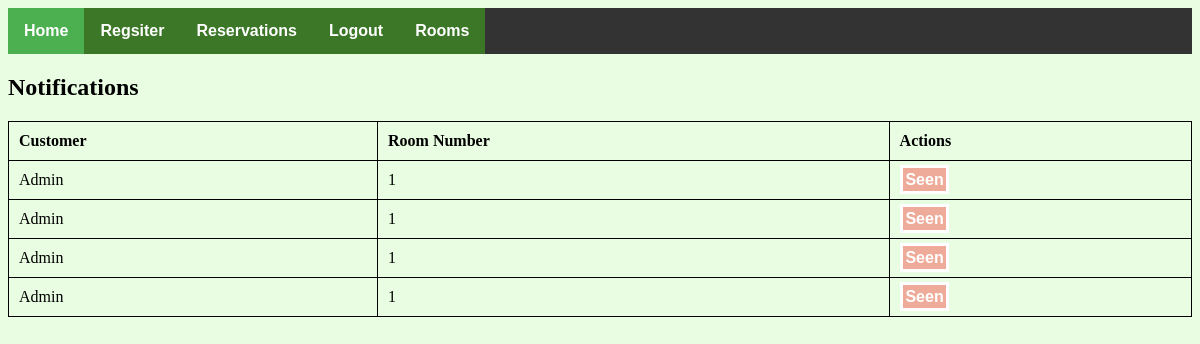
Screenshot of /pages/notification.php (signed in) with the database file from the repository.
### tables this page shows
CREATE TABLE `notifications` (
  `id` int(11) NOT NULL,
  `customer` varchar(255) NOT NULL,
  `room` int(11) NOT NULL,
  `seen` tinyint(4) NOT NULL DEFAULT '0'
);

### pages/notification.php (the view, shortened to what this page needs)
<!DOCTYPE html>
<html>
<head>
  <link rel="stylesheet" type="text/css" href="../css/fontawesome-all.min.css">
  <link rel="stylesheet" type="text/css" href="../css/style.css">
</head>
<body>
	<?php
    	include('config.php');
  	?>
  <ul>
    <li><a href="../index.php" class="active">Home</a></li>
    <li><a href="register.php">Regsiter</a></li>
    <?php if (isset($_SESSION['login'])) { ?>
      <li><a href="reservations.php">Reservations</a></li>
      <li><a href="logout.php">Logout</a></li>
    <?php } else { ?>
      <li><a href="login.php">Login</a></li>
    <?php } ?>
      <li><a href="rooms.php">Rooms</a></li>
  </ul>
  <h2>Notifications</h2>
  <table style="width:100%">
  <tr>
    <th>Customer</th>
    <th>Room Number</th>
    <th>Actions</th>
  </tr>
  <?php
    $sql = "SELECT * FROM notifications WHERE seen = 0";
    $notifications = mysqli_query($connection, $sql);
    if ($notifications->num_rows > 0) {
      while ($row = mysqli_fetch_assoc($notifications)) {
         echo "<tr>";
          echo "<td>".$row['customer']."</td>";
          echo "<td>".$row['room']."</td>";
          echo "<td><a href='seen.php?id=".$row['id']."' class='delete'>Seen</a></td>";
         echo "</tr>";
      }
    }
  ?>
</table>
</body>
</html>

### css/style.css (style rules this page uses)
body { background-color: #4bf5131f; }
a { text-decoration: none; background-color: #4bf51359; border: solid 3px #fff; padding: 1%; color: #fff; font-weight: bold; font-family: sans-serif; }
table, th, td { border: 1px solid black; border-collapse: collapse; }
th, td { padding: 10px; }
th { text-align: left; }
.delete { background-color: #f5131359; }
ul { list-style-type: none; margin: 0; padding: 0; overflow: hidden; background-color: #333; }
li { float: left; }
li a { display: block !important; color: white !important; text-align: center !important; padding: 14px 16px !important; text-decoration: none !important; border: 0px !important; }
.active { background-color: #4CAF50 !important; }

### rows the page displays
notifications: customer "Admin", room "1"
notifications: customer "Admin", room "1"
notifications: customer "Admin", room "1"
notifications: customer "Admin", room "1"
